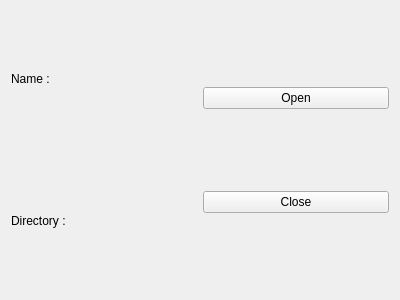
<?xml version="1.0" encoding="UTF-8"?>
<ui version="4.0">
 <class>AddDialog</class>
 <widget class="QWidget" name="AddDialog">
  <property name="geometry">
   <rect>
    <x>0</x>
    <y>0</y>
    <width>400</width>
    <height>300</height>
   </rect>
  </property>
  <property name="windowTitle">
   <string>Form</string>
  </property>
  <layout class="QHBoxLayout" name="horizontalLayout">
   <item>
    <layout class="QVBoxLayout" name="verticalLayout">
     <item>
      <widget class="QLabel" name="label">
       <property name="text">
        <string>Name :</string>
       </property>
      </widget>
     </item>
     <item>
      <widget class="QLabel" name="label_2">
       <property name="text">
        <string>Directory :</string>
       </property>
      </widget>
     </item>
    </layout>
   </item>
   <item>
    <layout class="QVBoxLayout" name="verticalLayout_2">
     <item>
      <widget class="QPushButton" name="pushButton">
       <property name="text">
        <string>Open</string>
       </property>
      </widget>
     </item>
     <item>
      <widget class="QPushButton" name="pushButton_3">
       <property name="text">
        <string>Close</string>
       </property>
      </widget>
     </item>
    </layout>
   </item>
  </layout>
 </widget>
 <resources/>
 <connections/>
</ui>
